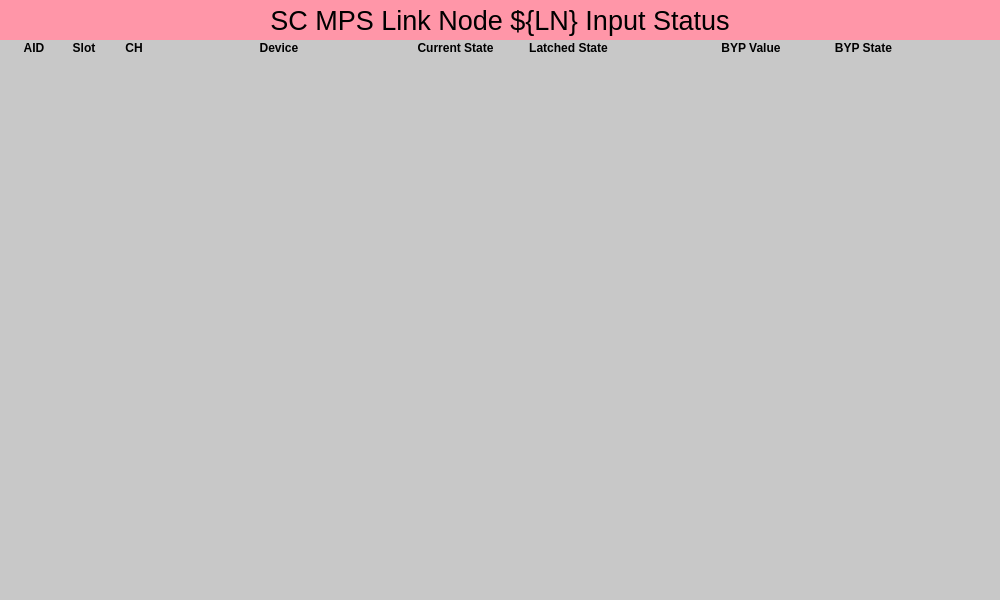
<?xml version="1.0" encoding="UTF-8"?>
<ui version="4.0">
 <class>Form</class>
 <widget class="QWidget" name="Form">
  <property name="geometry">
   <rect>
    <x>0</x>
    <y>0</y>
    <width>1000</width>
    <height>600</height>
   </rect>
  </property>
  <property name="sizePolicy">
   <sizepolicy hsizetype="Preferred" vsizetype="Preferred">
    <horstretch>0</horstretch>
    <verstretch>0</verstretch>
   </sizepolicy>
  </property>
  <property name="minimumSize">
   <size>
    <width>0</width>
    <height>0</height>
   </size>
  </property>
  <property name="maximumSize">
   <size>
    <width>16777215</width>
    <height>16777215</height>
   </size>
  </property>
  <property name="windowTitle">
   <string>SC MPS Link Node ${LN} Inputs</string>
  </property>
  <property name="styleSheet">
   <string notr="true">background-color: rgb(200, 200, 200);</string>
  </property>
  <layout class="QGridLayout" name="gridLayout">
   <property name="leftMargin">
    <number>0</number>
   </property>
   <property name="topMargin">
    <number>0</number>
   </property>
   <property name="rightMargin">
    <number>0</number>
   </property>
   <property name="bottomMargin">
    <number>0</number>
   </property>
   <property name="spacing">
    <number>0</number>
   </property>
   <item row="2" column="0">
    <widget class="QScrollArea" name="scrollArea">
     <property name="frameShape">
      <enum>QFrame::NoFrame</enum>
     </property>
     <property name="widgetResizable">
      <bool>true</bool>
     </property>
     <widget class="QWidget" name="scrollAreaWidgetContents">
      <property name="geometry">
       <rect>
        <x>0</x>
        <y>0</y>
        <width>1000</width>
        <height>495</height>
       </rect>
      </property>
      <layout class="QVBoxLayout" name="verticalLayout">
       <property name="spacing">
        <number>0</number>
       </property>
       <property name="leftMargin">
        <number>0</number>
       </property>
       <property name="topMargin">
        <number>0</number>
       </property>
       <property name="rightMargin">
        <number>0</number>
       </property>
       <property name="bottomMargin">
        <number>0</number>
       </property>
       <item>
        <widget class="PyDMTemplateRepeater" name="PyDMTemplateRepeater">
         <property name="toolTip">
          <string/>
         </property>
         <property name="layoutSpacing" stdset="0">
          <number>0</number>
         </property>
         <property name="templateFilename" stdset="0">
          <string>mps_cn_input.ui</string>
         </property>
         <property name="dataSource" stdset="0">
          <string>$PHYSICS_TOP/mps_configuration/current/display/inputs/ln_${LN}_inputs_cn3.json</string>
         </property>
        </widget>
       </item>
       <item>
        <spacer name="verticalSpacer">
         <property name="orientation">
          <enum>Qt::Vertical</enum>
         </property>
         <property name="sizeHint" stdset="0">
          <size>
           <width>20</width>
           <height>40</height>
          </size>
         </property>
        </spacer>
       </item>
      </layout>
     </widget>
    </widget>
   </item>
   <item row="3" column="0">
    <widget class="QFrame" name="frame">
     <property name="minimumSize">
      <size>
       <width>0</width>
       <height>50</height>
      </size>
     </property>
     <property name="maximumSize">
      <size>
       <width>16777215</width>
       <height>50</height>
      </size>
     </property>
     <property name="frameShape">
      <enum>QFrame::NoFrame</enum>
     </property>
     <property name="frameShadow">
      <enum>QFrame::Raised</enum>
     </property>
     <widget class="PyDMDrawingImage" name="PyDMDrawingImage">
      <property name="geometry">
       <rect>
        <x>10</x>
        <y>0</y>
        <width>250</width>
        <height>50</height>
       </rect>
      </property>
      <property name="toolTip">
       <string/>
      </property>
      <property name="styleSheet">
       <string notr="true">background-color: rgb(200, 200, 200);</string>
      </property>
      <property name="filename" stdset="0">
       <string>lcls_mps_lockup_sidebyside_digital.png</string>
      </property>
     </widget>
    </widget>
   </item>
   <item row="1" column="0">
    <widget class="QFrame" name="frame_2">
     <property name="minimumSize">
      <size>
       <width>0</width>
       <height>15</height>
      </size>
     </property>
     <property name="maximumSize">
      <size>
       <width>16777215</width>
       <height>15</height>
      </size>
     </property>
     <property name="frameShape">
      <enum>QFrame::NoFrame</enum>
     </property>
     <property name="frameShadow">
      <enum>QFrame::Raised</enum>
     </property>
     <layout class="QHBoxLayout" name="horizontalLayout">
      <property name="spacing">
       <number>0</number>
      </property>
      <property name="leftMargin">
       <number>9</number>
      </property>
      <property name="topMargin">
       <number>0</number>
      </property>
      <property name="rightMargin">
       <number>10</number>
      </property>
      <property name="bottomMargin">
       <number>0</number>
      </property>
      <item>
       <widget class="QLabel" name="label_2">
        <property name="minimumSize">
         <size>
          <width>50</width>
          <height>0</height>
         </size>
        </property>
        <property name="maximumSize">
         <size>
          <width>50</width>
          <height>16777215</height>
         </size>
        </property>
        <property name="font">
         <font>
          <pointsize>9</pointsize>
          <weight>75</weight>
          <bold>true</bold>
         </font>
        </property>
        <property name="text">
         <string>AID</string>
        </property>
        <property name="alignment">
         <set>Qt::AlignBottom|Qt::AlignHCenter</set>
        </property>
       </widget>
      </item>
      <item>
       <widget class="QLabel" name="label_3">
        <property name="minimumSize">
         <size>
          <width>50</width>
          <height>0</height>
         </size>
        </property>
        <property name="maximumSize">
         <size>
          <width>50</width>
          <height>16777215</height>
         </size>
        </property>
        <property name="font">
         <font>
          <weight>75</weight>
          <bold>true</bold>
         </font>
        </property>
        <property name="text">
         <string>Slot</string>
        </property>
        <property name="alignment">
         <set>Qt::AlignCenter</set>
        </property>
       </widget>
      </item>
      <item>
       <widget class="QLabel" name="label_4">
        <property name="minimumSize">
         <size>
          <width>50</width>
          <height>0</height>
         </size>
        </property>
        <property name="maximumSize">
         <size>
          <width>50</width>
          <height>16777215</height>
         </size>
        </property>
        <property name="font">
         <font>
          <weight>75</weight>
          <bold>true</bold>
         </font>
        </property>
        <property name="text">
         <string>CH</string>
        </property>
        <property name="alignment">
         <set>Qt::AlignCenter</set>
        </property>
       </widget>
      </item>
      <item>
       <widget class="QLabel" name="label_5">
        <property name="minimumSize">
         <size>
          <width>240</width>
          <height>0</height>
         </size>
        </property>
        <property name="font">
         <font>
          <weight>75</weight>
          <bold>true</bold>
         </font>
        </property>
        <property name="text">
         <string>Device</string>
        </property>
        <property name="alignment">
         <set>Qt::AlignCenter</set>
        </property>
       </widget>
      </item>
      <item>
       <widget class="QLabel" name="label_6">
        <property name="minimumSize">
         <size>
          <width>110</width>
          <height>0</height>
         </size>
        </property>
        <property name="font">
         <font>
          <weight>75</weight>
          <bold>true</bold>
         </font>
        </property>
        <property name="text">
         <string>Current State</string>
        </property>
        <property name="alignment">
         <set>Qt::AlignCenter</set>
        </property>
       </widget>
      </item>
      <item>
       <widget class="QLabel" name="label_7">
        <property name="minimumSize">
         <size>
          <width>110</width>
          <height>0</height>
         </size>
        </property>
        <property name="font">
         <font>
          <weight>75</weight>
          <bold>true</bold>
         </font>
        </property>
        <property name="text">
         <string>Latched State</string>
        </property>
        <property name="alignment">
         <set>Qt::AlignCenter</set>
        </property>
       </widget>
      </item>
      <item>
       <spacer name="horizontalSpacer">
        <property name="orientation">
         <enum>Qt::Horizontal</enum>
        </property>
        <property name="sizeType">
         <enum>QSizePolicy::Fixed</enum>
        </property>
        <property name="sizeHint" stdset="0">
         <size>
          <width>70</width>
          <height>10</height>
         </size>
        </property>
       </spacer>
      </item>
      <item>
       <widget class="QLabel" name="label_9">
        <property name="minimumSize">
         <size>
          <width>100</width>
          <height>0</height>
         </size>
        </property>
        <property name="font">
         <font>
          <weight>75</weight>
          <bold>true</bold>
         </font>
        </property>
        <property name="text">
         <string>BYP Value</string>
        </property>
        <property name="alignment">
         <set>Qt::AlignCenter</set>
        </property>
       </widget>
      </item>
      <item>
       <widget class="QLabel" name="label_10">
        <property name="minimumSize">
         <size>
          <width>100</width>
          <height>0</height>
         </size>
        </property>
        <property name="font">
         <font>
          <weight>75</weight>
          <bold>true</bold>
         </font>
        </property>
        <property name="text">
         <string>BYP State</string>
        </property>
        <property name="alignment">
         <set>Qt::AlignCenter</set>
        </property>
       </widget>
      </item>
      <item>
       <spacer name="horizontalSpacer_2">
        <property name="orientation">
         <enum>Qt::Horizontal</enum>
        </property>
        <property name="sizeType">
         <enum>QSizePolicy::Fixed</enum>
        </property>
        <property name="sizeHint" stdset="0">
         <size>
          <width>70</width>
          <height>20</height>
         </size>
        </property>
       </spacer>
      </item>
     </layout>
    </widget>
   </item>
   <item row="0" column="0">
    <widget class="QLabel" name="label">
     <property name="minimumSize">
      <size>
       <width>0</width>
       <height>40</height>
      </size>
     </property>
     <property name="maximumSize">
      <size>
       <width>16777215</width>
       <height>40</height>
      </size>
     </property>
     <property name="font">
      <font>
       <pointsize>20</pointsize>
      </font>
     </property>
     <property name="styleSheet">
      <string notr="true">background-color: rgb(255, 150, 168);</string>
     </property>
     <property name="text">
      <string>SC MPS Link Node ${LN} Input Status</string>
     </property>
     <property name="alignment">
      <set>Qt::AlignCenter</set>
     </property>
    </widget>
   </item>
  </layout>
 </widget>
 <customwidgets>
  <customwidget>
   <class>PyDMTemplateRepeater</class>
   <extends>QFrame</extends>
   <header>pydm.widgets.template_repeater</header>
  </customwidget>
  <customwidget>
   <class>PyDMDrawingImage</class>
   <extends>QWidget</extends>
   <header>pydm.widgets.drawing</header>
  </customwidget>
 </customwidgets>
 <resources/>
 <connections/>
</ui>
